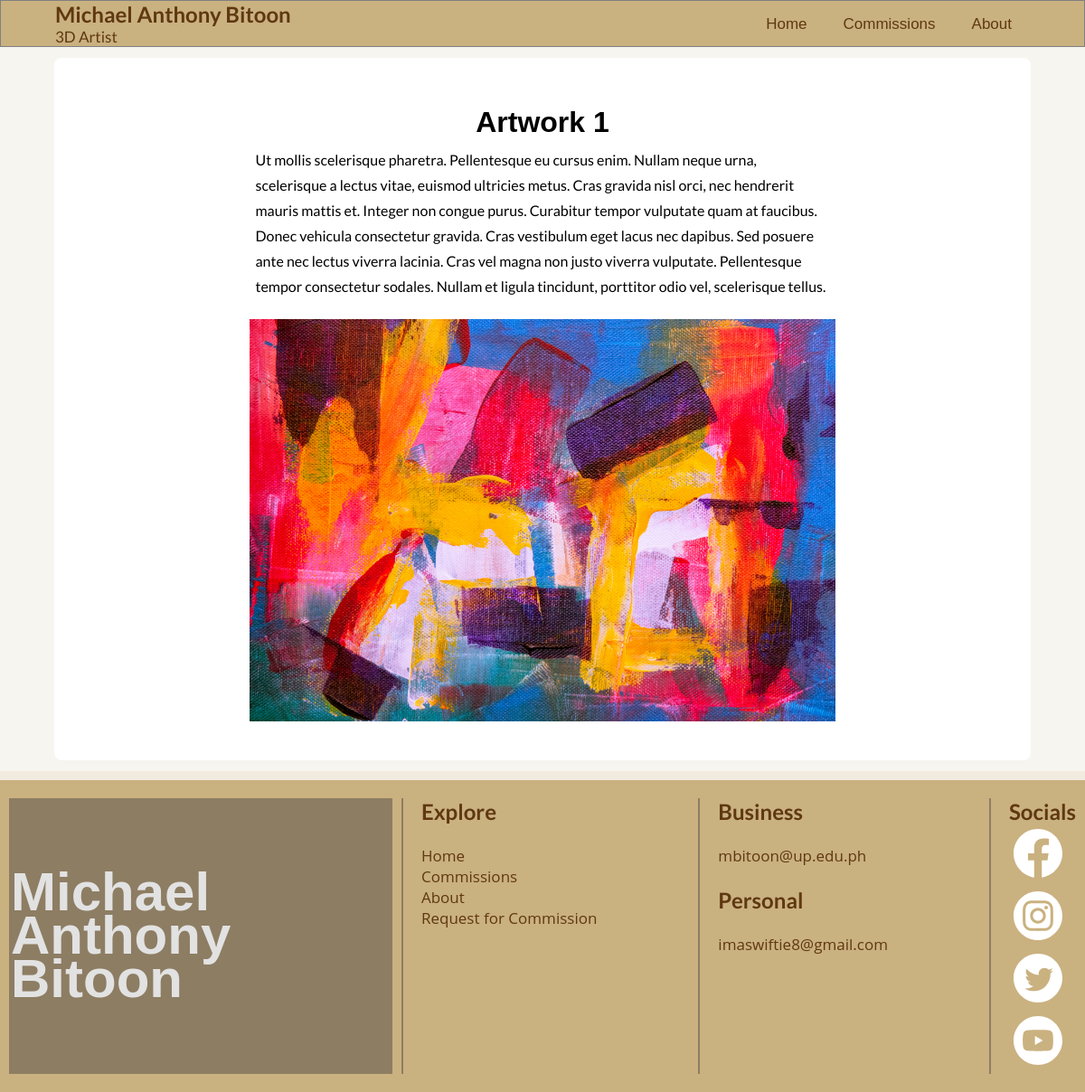
Page /item/10 on the committed database.
### pages/models.py (models this page shows, shortened)
class ArtWork(models.Model):
    title = models.CharField(max_length=20)
    description = models.TextField(blank=True, null=True)
    date = models.DateField(auto_now_add=True)
    image = models.ImageField(upload_to='assets/')
    thumbnail = models.ImageField(
        upload_to='thumbnails/', blank=True, null=True)
    preview = models.ImageField(upload_to='previews/', blank=True, null=True)
    featured = models.BooleanField(default=False)

### pages/views.py (the view)
# urls.py: path('item/<int:pk>', detail_view, name="item_detail"),
def detail_view(request, pk):
    context = {
        'subject': get_object_or_404(ArtWork, pk=pk)
    }
    return render(request, 'detail.html', context)

### pages/templates/detail.html (shortened to what this page needs)
{% extends 'base.html' %}
{% load static %}
{% block content %}
<div class="centered">
    <div class="item-card">
        <div class="item-section">
            <div class="item-title">
                <h1>{{subject.title}}</h1>
            </div>
            <div class="item-desc">
                <p>{{subject.description}}</p>
            </div>
        </div>
        <div class="item-section">
                <img id = "item-image" src="{{subject.image.url}}" alt="">
        </div>
    </div>
</div>
{% endblock content %}

### pages/templates/base.html (shortened to what this page needs)
{% load static %}
<!DOCTYPE html>
<html lang="en">
<head>
    <link rel="stylesheet" type='text/css' href="{% static 'css/styles.css' %}">
</head>
<body>
    <header>
        {% include 'nav.html' %}
    </header>
        {% block content %}{% endblock content %}
    <footer>
        {% include 'footer.html' %}
    </footer>
</body>
</html>

### pages/templates/nav.html (shortened to what this page needs)
{% load static %}
<div class="title">
    Michael Anthony Bitoon
    <div class="sub-title">3D Artist</div>
</div>
<div class="nav">
    <ul>
        <li><a id="home" href="{% url 'home' %}">Home</a></li>
        <li><a id="commissions" href="{% url 'commissions' %}">Commissions</a></li>
        <li><a id="about" href="{% url 'about' %}">About</a></li>
    </ul>
</div>

### pages/templates/footer.html
<div class="footer-left">
    <h1>Michael Anthony Bitoon </h1>
</div>
<div class="footer-center">
    <h2>Explore</h2>
    <br/>
    <a href="{% url 'home' %}">Home</a>
    <a href="{% url 'commissions' %}">Commissions</a>
    <a href="{% url 'about' %}">About</a>
    <a href="{% url 'request_form' %}">Request for Commission</a>
</div>
<div class="footer-right">
    <h2>Business</h2>
    <br/>
    <a href="mailto:mbitoon@up.edu.ph">mbitoon@up.edu.ph</a>
    <br/>
    <h2>Personal</h2>
    <br/>
    <a href="mailto:imaswiftie8@gmail.com">imaswiftie8@gmail.com</a>
</div>
{% include 'socials.html' %}

### pages/templates/socials.html (shortened to what this page needs)
<div class="socials">
    <h2>
        Socials
    </h2>
    <a href="#facebook" target="_blank">
    </a>
    <a href="#instagram" target="_blank">
    </a>
    <a href="#twitter" target="_blank">
        </a>
    <a href="#youtube" target="_blank">
        </a>
    </div>

### pages/static/css/styles.css (style rules this page uses)
* { margin: 0; padding: 0; }
*, *::before, *::after { box-sizing: border-box; }
:root { --front: rgb(27, 27, 27); --base: #f6f5f0; --staple: rgb(202, 177, 128); --accent: #8d7d63; --powder: #5f3811; --tin-black: #2d2d2b71; --supple: #c39e9e; --alt: #F7C066; --text-font: 'Open Sans', 'Helvetica Neue', sans-serif; --main-font: 'Lato', sans-serif; --heading-font: Verdana, Geneva, Tahoma, sans-serif; }
html { height: 100vh; }
body { display: flex; flex-direction: column; flex-wrap: nowrap; margin: 0; padding: 0; max-width: 100%; min-height: 100%; background-color: var(--base); overflow-x: hidden; animation: fadein 1s; }
.centered { margin: 1% 5%; width: 90%; }
header { font-family: var(--main-font); color: var(--powder); background-color: var(--staple); display: flex; padding: 0 5%; min-height: 32px; max-height: 10%; align-items: center; border: solid grey 1px; z-index: 20; }
.title { display: flex; flex-flow: column wrap; font-weight: bold; font-size: 24px; flex-grow: 2; }
.sub-title { font-size: 17px; font-weight: initial; }
.nav { flex-grow: 1; display: flex; justify-items: end; justify-content: flex-end; font-size: 17px; }
.nav ul { list-style-type: none; list-style-position: inside; padding: 0; display: flex; flex-wrap: wrap; justify-content: flex-end; }
.nav li { padding: 5px 0 5px 0; margin: 0 20px; }
.nav a { text-decoration: inherit; color: inherit; transition: all 0.5s cubic-bezier(0.075, 0.82, 0.165, 1); }
footer { padding: 20px 10px; display: flex; max-width: 100vw; min-height: 16vh; font-family: var(--text-font); font-size: 17px; background-color: var(--staple); color: var(--powder); border-top: rgba(255, 255, 255, 0.75) 10px solid; gap: 10px; }
footer div { border-left: solid var(--accent) 2px; display: flex; flex-flow: column nowrap; padding-left: 20px; }
footer h2 { font-family: var(--main-font); font-size: 24px; }
footer a { text-decoration: none; color: inherit; font: inherit; transition: all 0.5s cubic-bezier(0.075, 0.82, 0.165, 1); }
.footer-left { background-color: var(--accent); color: #e2e2e2; padding: 0; justify-content: center; flex-grow: 1; }
footer h1 { max-width: 320px; max-height: 400px; font-family: var(--heading-font); font-size: 60px; line-height: 0.8; overflow-wrap: break-word; font-weight: 700; }
.footer-center { flex-grow: 1; flex-shrink: 1; }
.footer-right { flex-grow: 1; flex-shrink: 1; max-width: 400px; display: flex; flex-flow: column nowrap; }
.socials { display: flex; flex-direction: column; }
.socials svg { fill-rule: evenodd; clip-rule: evenodd; stroke-linejoin: round; stroke-miterlimit: 2; overflow: visible; border-radius: 100%; fill: white; padding: 5px; max-height: 64px; transition: all 0.5s ease; }
a { text-decoration: none; }
.item-card { background-color: white; border-radius: 8px; line-height: 1.75; width: 100%; height: auto; padding: 2% 0; }
.item-section { display: block; margin: 2% 20%; }
.item-title { text-align: center; font-family: var(--heading-font); }
.item-desc { font-family: var(--main-font); font-size: 16px; word-break: break-word; padding: 0 1%; }
#item-image { display: block; max-width: 100%; height: auto; }
a { color: #edc949; font-family: sans-serif; }

### rows in the picture
ArtWork: title "Artwork 1", description "Ut mollis scelerisque pharetra. Pellentesque eu cursus enim. Nullam neque urna, scelerisque a lectus vitae, euismod ultricies metus. Cras gravida nisl orci, nec hendrerit mauris mattis et. Integer non congue purus. Curabitur tempor vulputate quam at faucibus. Donec vehicula consectetur gravida. Cras vestibulum eget lacus nec dapibus. Sed posuere ante nec lectus viverra lacinia. Cras vel magna non justo viverra vulputate. Pellentesque tempor consectetur sodales. Nullam et ligula tincidunt, porttitor odio vel, scelerisque tellus.", image (picture)
